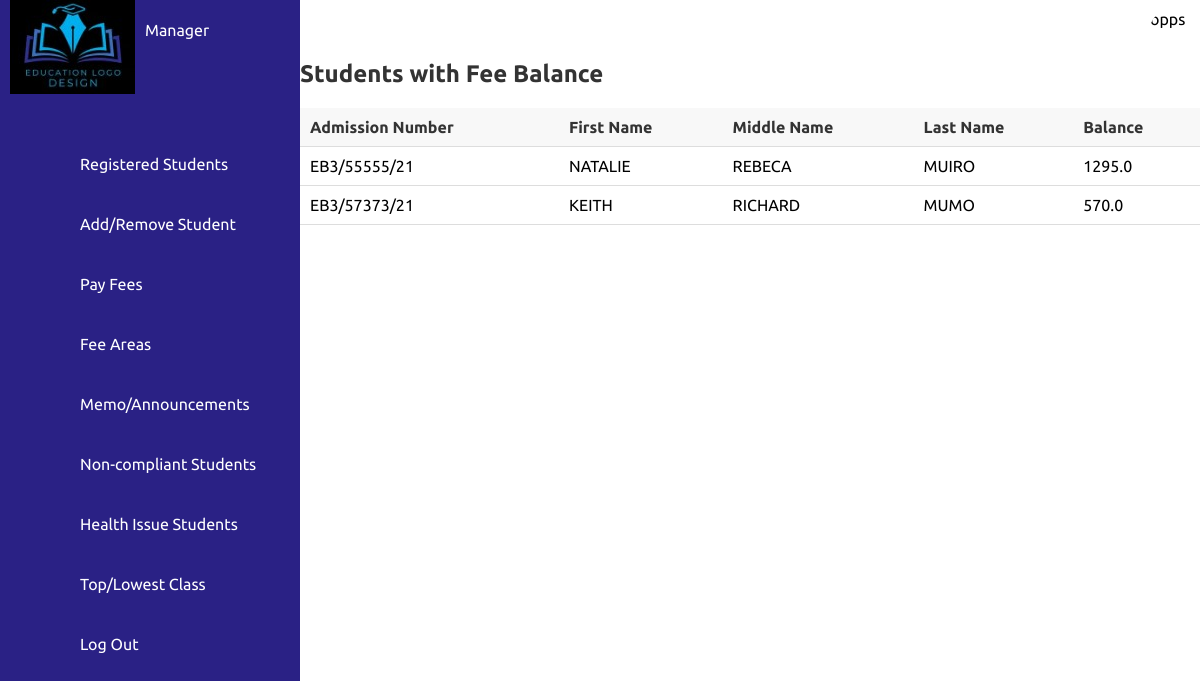
Page /students_with_balance on the committed database.
### tables this page shows
CREATE TABLE students(
             admission_no TEXT PRIMARY KEY,
             first_name TEXT,
             middle_name TEXT,
             last_name TEXT,
             gender TEXT,
             AGE INTEGER
             
        );

### app2.py (the view)
@app.route('/students_with_balance')
def students_with_balance():
    students = database.get_students_with_balance()
    return render_template('students_with_balance.html', students=students)

### database.py (called while the page is built)
def get_students_with_balance():
    with sqlite3.connect('student.db') as conn:
        cursor = conn.cursor()
        cursor.execute("ATTACH DATABASE 'fees.db' AS feesdb")
        query = """
            SELECT s.admission_no, s.first_name, s.middle_name, s.last_name, f.remaining_balance
            FROM students s
            JOIN feesdb.students f ON s.admission_no = f.admission_number
            WHERE f.remaining_balance > 0
            ORDER BY f.remaining_balance DESC
        """
        cursor.execute(query)
        students_with_balance = cursor.fetchall()
        return students_with_balance

### templates/students_with_balance.html (shortened to what this page needs)
{% extends "manager.html" %}
{% block content %}
    <h2>Students with Fee Balance</h2>
    <table>
        <tr>
            <th>Admission Number</th>
            <th>First Name</th>
            <th>Middle Name</th>
            <th>Last Name</th>
            <th>Balance</th>
        </tr>
        {% for student in students %}
        <tr>
            <td>{{ student[0] }}</td>
            <td>{{ student[1] }}</td>
            <td>{{ student[2] }}</td>
            <td>{{ student[3] }}</td>
            <td>{{ student[4] }}</td>
        </tr>
        {% endfor %}
    </table>
{% endblock %}

### static/css/style.css (style rules this page uses)
* { font-family: "Ubuntu", sans-serif; margin: 0; padding: 0; box-sizing: border-box; }
:root { --blue: #2a2185; --white: #fff; --gray:#f5f5f5; --black1:#222; --black2:#999; }
body { min-height: 100vh; overflow-x: hidden; }

### templates/students_with_balance.html (style rules this page uses)
table { width: 100%; border-collapse: collapse; margin-top: 20px; }
th, td { padding: 10px; text-align: left; border-bottom: 1px solid #ddd; }
th { background-color: #f8f8f8; color: #333; }
h2 { color: #333; }

### rows in the picture
students: admission_no "EB3/55555/21", first_name "NATALIE", middle_name "REBECA", last_name "MUIRO", student "1295.0"
students: admission_no "EB3/57373/21", first_name "KEITH", middle_name "RICHARD", last_name "MUMO", student "570.0"
